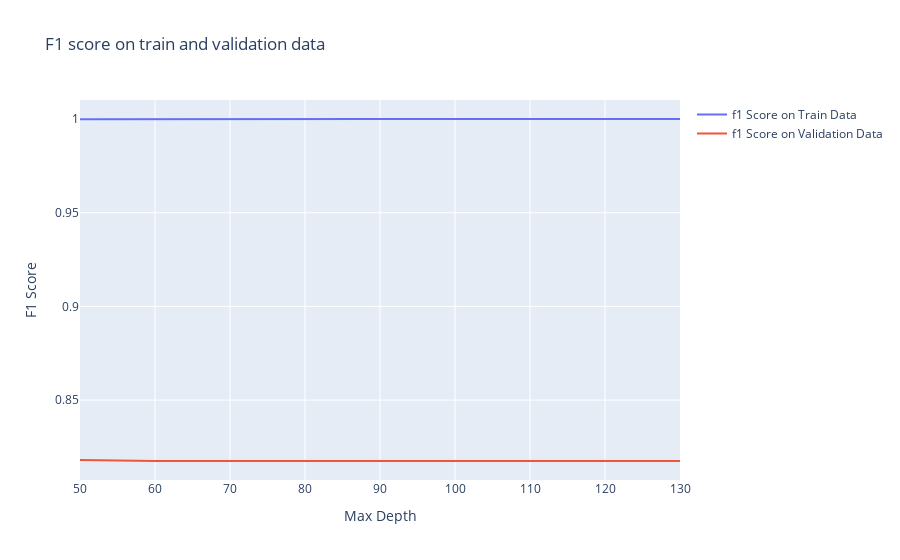

Write notebook code for a chart like this one.
### Code cell
fig = go.Figure()
fig.add_trace(go.Scatter(x=max_depths, y=gs.cv_results_['mean_train_F1 Score'], mode='lines', name='f1 Score on Train Data'))
fig.add_trace(go.Scatter(x=max_depths, y=gs.cv_results_['mean_test_F1 Score'], mode='lines', name='f1 Score on Validation Data'))
fig.update_layout(title='F1 score on train and validation data', xaxis_title='Max Depth', yaxis_title='F1 Score')
fig.show()

### Figure 1 — Plotly figure (JSON) as saved in the notebook; plotly's stock layout.template omitted (floating-point values rounded to 4 significant figures)
{"data": [{"mode": "lines", "name": "f1 Score on Train Data", "type": "scatter", "x": [50, 60, 70, 80, 90, 100, 110, 120, 130], "y": [0.9998, 0.9999, 1.0, 1, 1, 1, 1, 1, 1]}, {"mode": "lines", "name": "f1 Score on Validation Data", "type": "scatter", "x": [50, 60, 70, 80, 90, 100, 110, 120, 130], "y": [0.818, 0.8175, 0.8176, 0.8175, 0.8175, 0.8175, 0.8175, 0.8175, 0.8175]}], "layout": {"autosize": true, "title": {"text": "F1 score on train and validation data"}, "xaxis": {"autorange": true, "range": [50, 130], "title": {"text": "Max Depth"}, "type": "linear"}, "yaxis": {"autorange": true, "range": [0.8074, 1.01], "title": {"text": "F1 Score"}, "type": "linear"}}}
